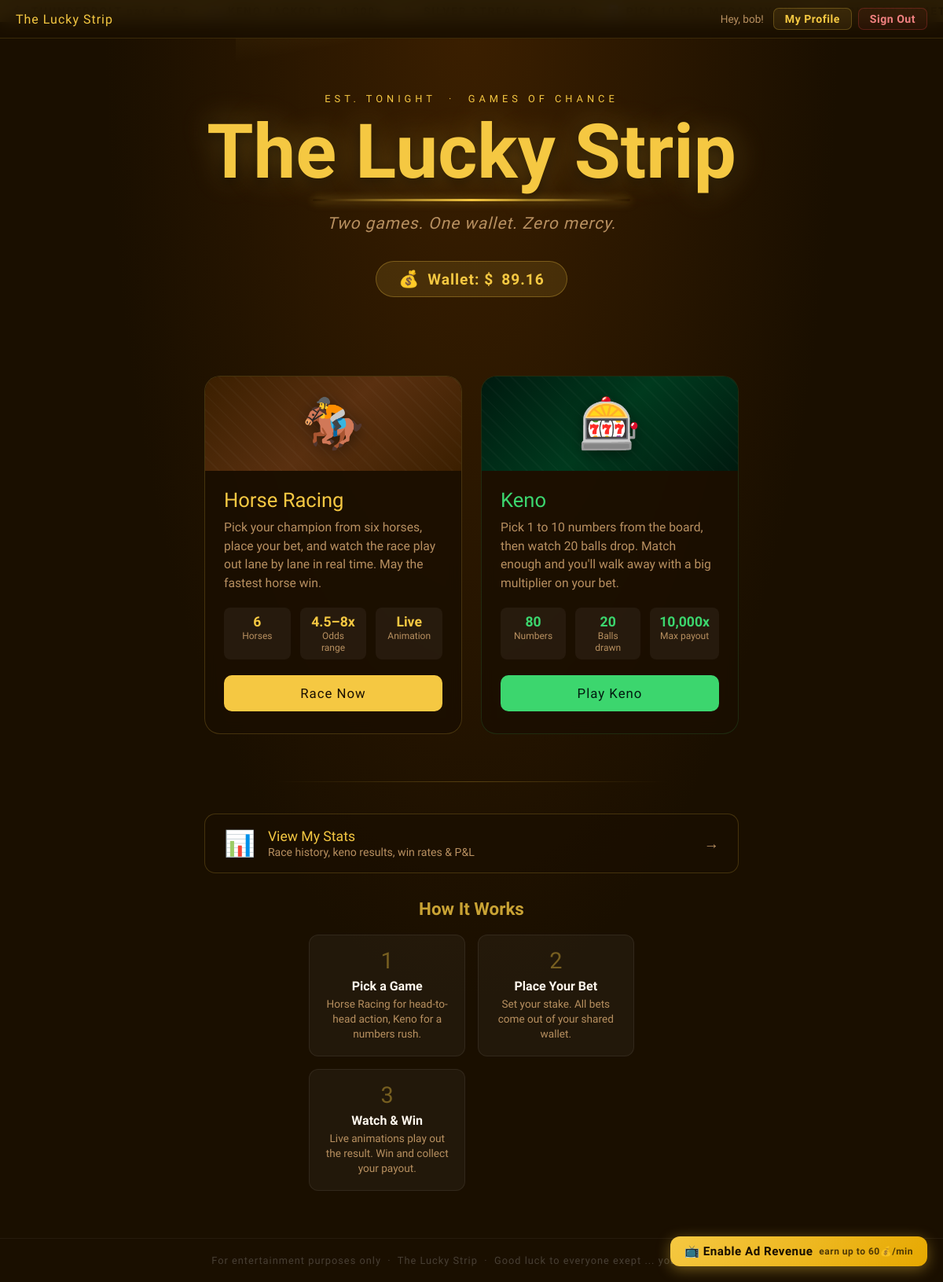
Page / (signed in) on the earlier database version.
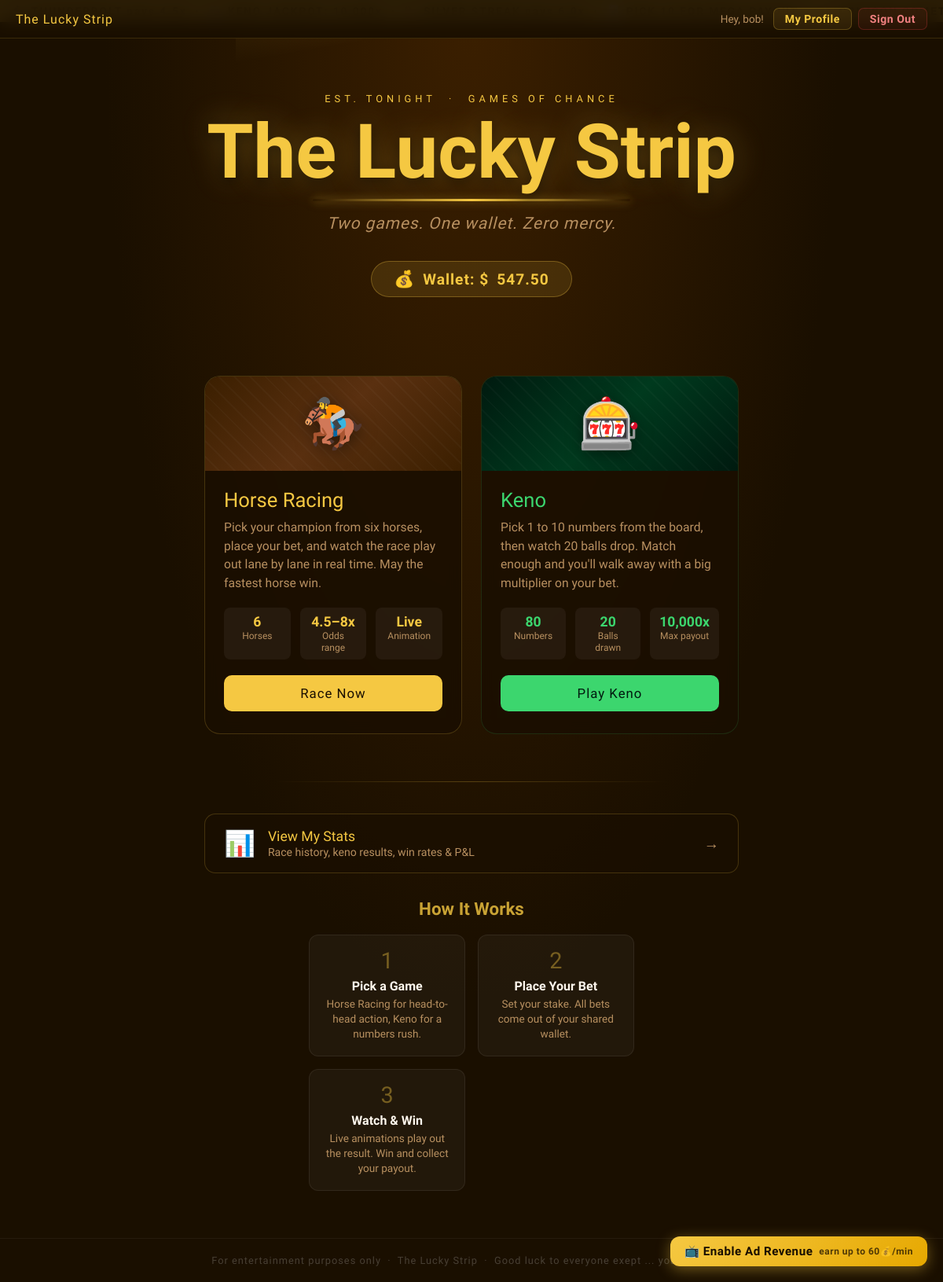
Same page on the later database version.
### tables this page shows
CREATE TABLE users (
            id            INTEGER PRIMARY KEY AUTOINCREMENT,
            username      TEXT    NOT NULL UNIQUE,
            email         TEXT    NOT NULL UNIQUE,
            password_hash TEXT    NOT NULL,
            wallet        REAL    NOT NULL DEFAULT 1000.0,
            total_wagered REAL    NOT NULL DEFAULT 0.0,
            total_won     REAL    NOT NULL DEFAULT 0.0,
            race_wins     INTEGER NOT NULL DEFAULT 0,
            race_plays    INTEGER NOT NULL DEFAULT 0,
            keno_wins     INTEGER NOT NULL DEFAULT 0,
            keno_plays    INTEGER NOT NULL DEFAULT 0,
            win_streak    INTEGER NOT NULL DEFAULT 0,
            best_streak   INTEGER NOT NULL DEFAULT 0,
            created_at    TEXT    NOT NULL
        );

### app.py (the view)
@app.route('/')
@login_required
def home():
    return render_template('Index.html', user=current_user())

### app.py (called while the page is built)
def get_db():
    if 'db' not in g:
        g.db = sqlite3.connect(DATABASE)
        g.db.row_factory = sqlite3.Row
    return g.db

def login_required(f):
    @wraps(f)
    def decorated(*args, **kwargs):
        if 'user_id' not in session:
            return redirect(url_for('login'))
        return f(*args, **kwargs)
    return decorated

def current_user():
    if 'user_id' not in session:
        return None
    return get_db().execute('SELECT * FROM users WHERE id=?', (session['user_id'],)).fetchone()

### Templates/Index.html (shortened to what this page needs)
<!DOCTYPE html>
<html lang="en">
<head>
</head>
<body data-ad-penalty="{% if ad_penalty is defined and ad_penalty %}true{% else %}false{% endif %}">
<nav class="top-nav">
  <span class="nav-brand">The Lucky Strip</span>
  <div class="nav-links">
    {% if user is defined and user %}
    <span style="color:var(--muted);font-size:0.85rem;margin-right:4px;">Hey, {{ user['username'] }}!</span>
    <a href="/profile" class="nav-link">My Profile</a>
    <a href="/logout"  class="nav-link logout">Sign Out</a>
    {% else %}
    <a href="/login"  class="nav-link">Login</a>
    <a href="/signup" class="nav-link">Sign Up</a>
    {% endif %}
  </div>
</nav>
<div class="ticker-wrap">
  <span class="ticker-inner">
  </span>
</div>
<section class="hero">
  <p class="hero-eyebrow">Est. Tonight &nbsp;·&nbsp; Games of Chance</p>
  <h1>The Lucky Strip</h1>
  <p class="hero-sub">Two games. One wallet. Zero mercy.</p>
  <div class="wallet-pill">
    <span class="coin">💰</span>
    Wallet: $<span id="wallet-display">{% if user is defined and user %}{{ "%.2f"|format(user['wallet']) }}{% else %}1000.00{% endif %}</span>
  </div>
</section>
<div class="games">
  <a href="/race" class="game-card race">
    <div class="card-banner">
      <span class="card-emoji">🏇</span>
    </div>
    <div class="card-body">
      <div class="card-title">Horse Racing</div>
      <p class="card-desc">
        Pick your champion from six horses, place your bet, and watch the race play out lane by lane in real time. May the fastest horse win.
      </p>
      <div class="card-stats">
        <div class="stat">
          <span class="stat-val">6</span>
          <span class="stat-lbl">Horses</span>
        </div>
        <div class="stat">
          <span class="stat-val">4.5–8x</span>
          <span class="stat-lbl">Odds range</span>
        </div>
        <div class="stat">
          <span class="stat-val">Live</span>
          <span class="stat-lbl">Animation</span>
        </div>
      </div>
      <span class="play-btn">Race Now</span>
    </div>
  </a>
  <a href="/keno" class="game-card keno">
    <div class="card-banner">
      <span class="card-emoji">🎰</span>
    </div>
    <div class="card-body">
      <div class="card-title">Keno</div>
      <p class="card-desc">
        Pick 1 to 10 numbers from the board, then watch 20 balls drop. Match enough and you'll walk away with a big multiplier on your bet.
      </p>
      <div class="card-stats">
        <div class="stat">
          <span class="stat-val">80</span>
          <span class="stat-lbl">Numbers</span>
        </div>
        <div class="stat">
          <span class="stat-val">20</span>
          <span class="stat-lbl">Balls drawn</span>
        </div>
        <div class="stat">
          <span class="stat-val">10,000x</span>
          <span class="stat-lbl">Max payout</span>
        </div>
      </div>
      <span class="play-btn">Play Keno</span>
    </div>
  </a>
</div>
<div class="divider"></div>
{% if user is defined and user %}
<a href="/profile" style="text-decoration:none;width:100%;max-width:720px;padding:0 20px;display:block;margin-bottom:32px;">
  <div style="background:rgba(26,15,0,0.7);border:1px solid rgba(245,200,66,0.2);border-radius:14px;padding:18px 24px;display:flex;align-items:center;gap:16px;transition:border-color 0.2s;" onmouseover="this.style.borderColor='var(--accent)'" onmouseout="this.style.borderColor='rgba(245,200,66,0.2)'">
    <span style="font-size:2rem;">📊</span>
    <div>
      <div style="font-family:'Rye',serif;color:var(--accent);font-size:1.1rem;">View My Stats</div>
      <div style="color:var(--muted);font-size:0.88rem;margin-top:2px;">Race history, keno results, win rates &amp; P&amp;L</div>
    </div>
    <span style="margin-left:auto;color:var(--muted);font-size:1.2rem;">→</span>
  </div>
</a>
{% endif %}
<div class="how-to">
  <h2>How It Works</h2>
  <div class="steps">
    <div class="step">
      <div class="step-num">1</div>
      <div class="step-title">Pick a Game</div>
      <div class="step-desc">Horse Racing for head-to-head action, Keno for a numbers rush.</div>
    </div>
    <div class="step">
      <div class="step-num">2</div>
      <div class="step-title">Place Your Bet</div>
      <div class="step-desc">Set your stake. All bets come out of your shared wallet.</div>
    </div>
    <div class="step">
      <div class="step-num">3</div>
      <div class="step-title">Watch & Win</div>
      <div class="step-desc">Live animations play out the result. Win and collect your payout.</div>
    </div>
  </div>
</div>
<footer>For entertainment purposes only &nbsp;·&nbsp; The Lucky Strip &nbsp;·&nbsp; Good luck to everyone exept ... you know who</footer>
<button class="ad-toggle-btn" id="ad-toggle-btn" onclick="window._adSystem.toggle()">
  📺 Enable Ad Revenue <span class="ad-earn-rate">earn up to 60💰/min</span>
</button>
</body>
</html>

Differences in the rows shown:
changed users "bob": wallet "89.16" → "547.50"
